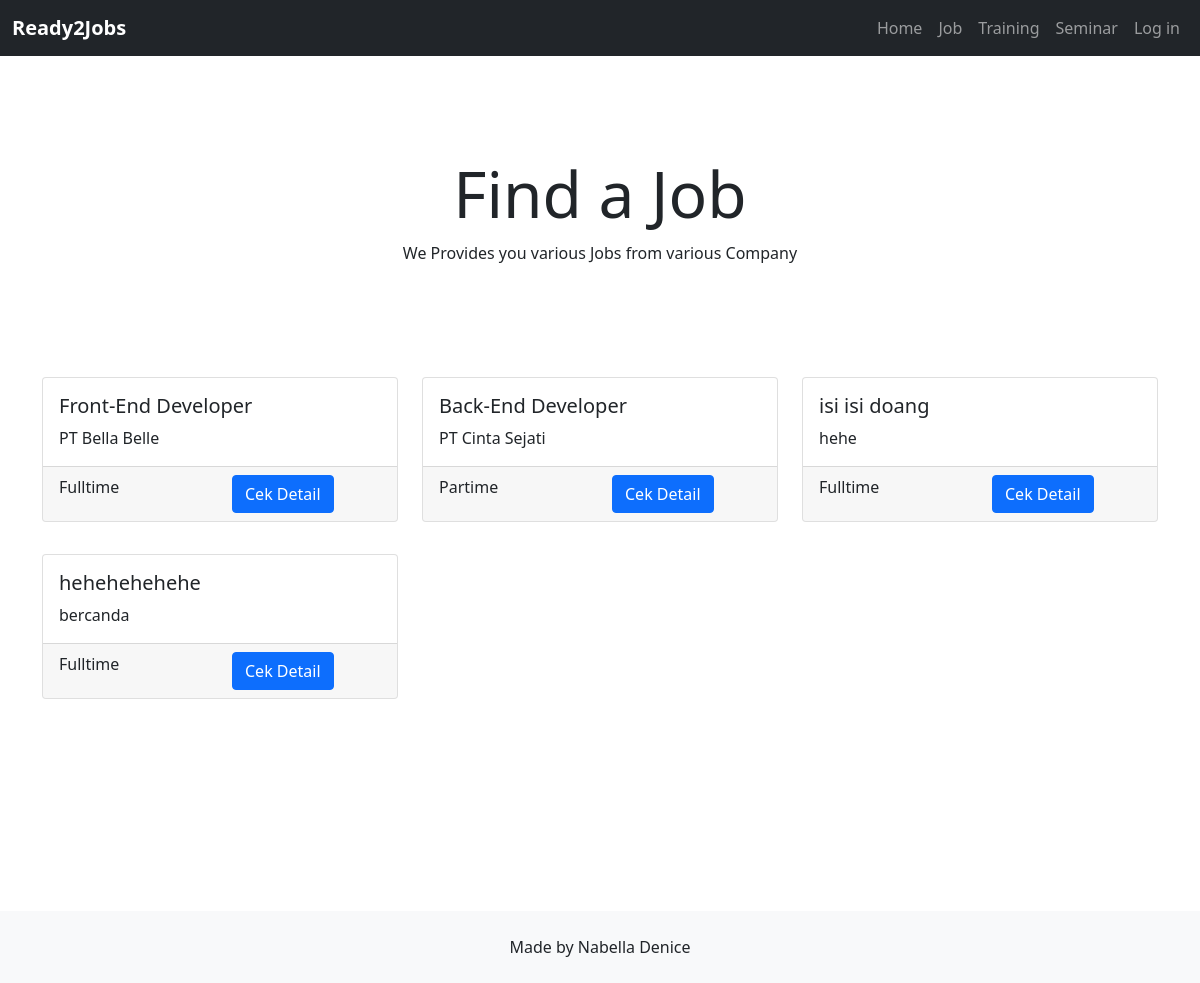
The app's page /list.php?kategori=pekerjaan, older data.
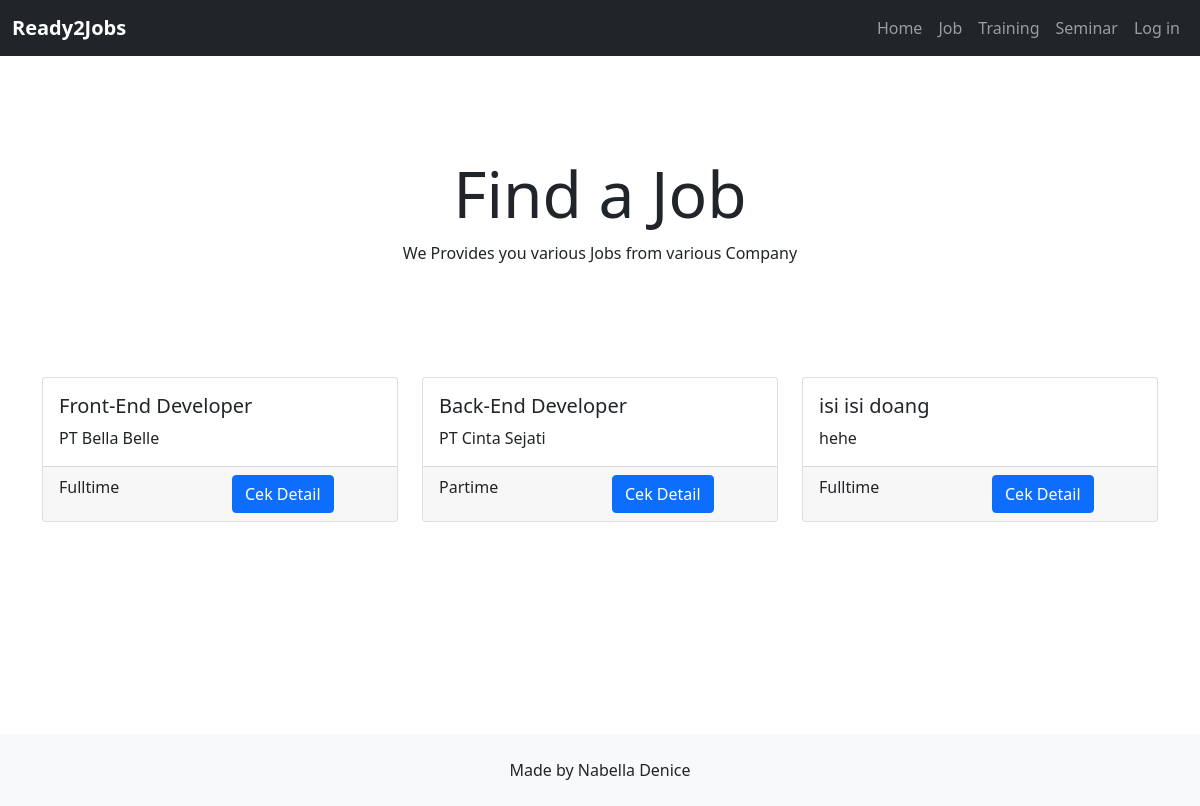
The same page, newer data.
### tables this page shows
CREATE TABLE `pekerjaan` (
  `id` int(12) NOT NULL,
  `nama` varchar(255) DEFAULT NULL,
  `perusahaan` varchar(255) DEFAULT NULL,
  `deskripsi` text DEFAULT NULL,
  `kategori` varchar(255) DEFAULT NULL
);

### list.php (the view, shortened to what this page needs)
<?php
include 'config.php';
$kategori = $_GET['kategori'];
?>
<!doctype html>
	<html lang="en">
	<head>
		<link href="https://cdn.jsdelivr.net/npm/bootstrap@5.0.2/dist/css/bootstrap.min.css" rel="stylesheet">
		<link rel="stylesheet" href="https://use.fontawesome.com/releases/v5.7.0/css/all.css">
	</head>
	<body>
		<nav class="navbar sticky-top navbar-expand-lg navbar-dark bg-dark">
			<div class="container-fluid">
				<a href="home.php" class="navbar-brand fw-bold">Ready2Jobs</a>
				<ul class="navbar-nav">
					<li class="nav-item">
						<a href="home.php" class="nav-link">Home</a>
					</li>
					<li class="nav-item">
						<a href="list.php?kategori=pekerjaan" class="nav-link">Job</a>
					</li>
					<li class="nav-item">
						<a href="list.php?kategori=training" class="nav-link">Training</a>
					</li>
					<li class="nav-item">
						<a href="list.php?kategori=seminar" class="nav-link">Seminar</a>
					</li>
					<?php if (isset($_SESSION['id'])) { ?>
						<li class="nav-item">
							<div class="dropleft">
								<a class="nav-link dropdown-toggle" href="#" role="button" id="dropdownMenuLink" data-bs-toggle="dropdown" aria-expanded="false">
									<i class="fas fa-user"></i>
								</a>
								<ul class="dropdown-menu dropdown-menu-end dropdown-menu-dark" aria-labelledby="dropdownMenuLink">
									<li><a class="dropdown-item" href="profile.php">Profile</a></li>
									<li><a class="dropdown-item" href="config.php?logout=yes">Log Out</a></li>
								</ul>
							</div>
						</li>
						<li class="nav-item"><a href="pesan.php" class="nav-link"><i class="fas fa-envelope"></i></a></li>
					<?php }else{  ?>
						<li class="nav-item">
							<a href="login.php" class="nav-link">Log in</a>
						</li>
					<?php } ?>
				</ul>
			</div>
		</nav>
		<section id="detail">
			<div class="container">
				<?php if ($kategori == 'pekerjaan') {
					$sql = "SELECT * FROM pekerjaan";
					$select = mysqli_query($conn,$sql);
					?>
					<div class="text-center">
						<h1 class="display-3">Find a Job</h1>
						<p>We Provides you various Jobs from various Company</p>
					</div>
					<div class="row my-5 py-5">
						<?php foreach ($select as $key ) { ?>
							<div class="col-md-4 py-3">
								<div class="card">
									<div class="card-body">
										<h5 class="card-title"><?=$key['nama']?></h5>
										<p class="card-text"><?=$key['perusahaan']?></p>
									</div>
									<div class="card-footer">
										<div class="row">
											<div class="col">
												<?=$key['kategori']?>
											</div>
											<div class="col">
												<a href="postdetail.php?kategori=pekerjaan&id=<?=$key['id']?>" class="btn btn-primary">Cek Detail</a>
											</div>
										</div>
									</div>
								</div>
							</div>
						<?php } ?>
					</div>
				<?php } ?>
			</div>
		</section>
		<footer class="navbar-light bg-light py-4">
			<div class="text-center">
				Made by Nabella Denice
			</div>
		</footer>
	</body>
	</html>

Row changes from the older to the newer data that the page shows:
removed pekerjaan: nama "hehehehehehe", perusahaan "bercanda", kategori "Fulltime"
